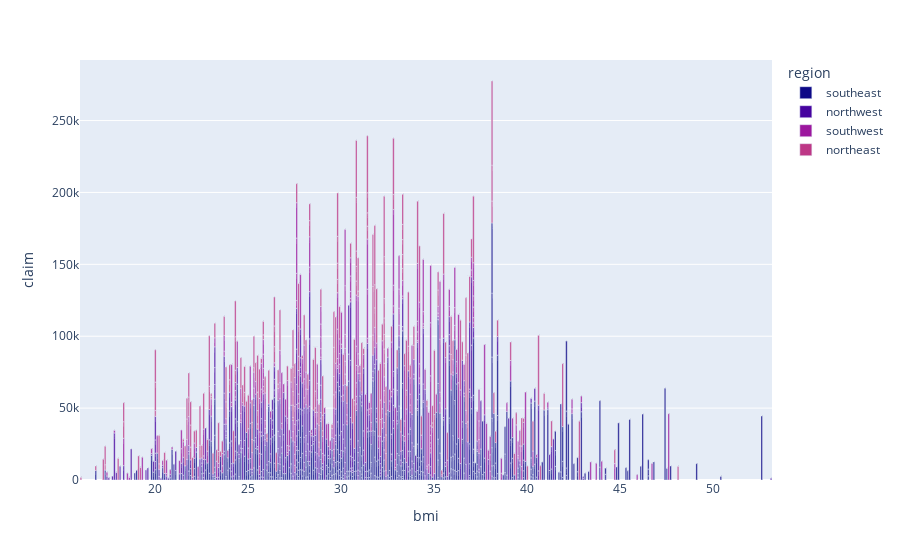

Source (notebook cell):
### Code cell
fig = px.bar(data, x="bmi", y="claim", text="claim", color="region", color_discrete_sequence = px.colors.sequential.Plasma)
fig.show()

### Figure 1 — Plotly figure (JSON) as saved in the notebook; plotly's stock layout.template omitted (floating-point values rounded to 4 significant figures; data arrays with more than 128 entries replaced by an {"elided": "..."} marker saying what was removed)
{"data": [{"alignmentgroup": "True", "hovertemplate": "region=southeast<br>bmi=%{x}<br>claim=%{text}<extra></extra>", "legendgroup": "southeast", "marker": {"color": "#0d0887", "pattern": {"shape": ""}}, "name": "southeast", "offsetgroup": "southeast", "orientation": "v", "showlegend": true, "text": {"elided": "443 float values"}, "textposition": "auto", "type": "bar", "x": {"elided": "443 float values"}, "xaxis": "x", "y": {"elided": "443 float values"}, "yaxis": "y"}, {"alignmentgroup": "True", "hovertemplate": "region=northwest<br>bmi=%{x}<br>claim=%{text}<extra></extra>", "legendgroup": "northwest", "marker": {"color": "#46039f", "pattern": {"shape": ""}}, "name": "northwest", "offsetgroup": "northwest", "orientation": "v", "showlegend": true, "text": {"elided": "349 float values"}, "textposition": "auto", "type": "bar", "x": {"elided": "349 float values"}, "xaxis": "x", "y": {"elided": "349 float values"}, "yaxis": "y"}, {"alignmentgroup": "True", "hovertemplate": "region=southwest<br>bmi=%{x}<br>claim=%{text}<extra></extra>", "legendgroup": "southwest", "marker": {"color": "#9c179e", "pattern": {"shape": ""}}, "name": "southwest", "offsetgroup": "southwest", "orientation": "v", "showlegend": true, "text": {"elided": "314 float values"}, "textposition": "auto", "type": "bar", "x": {"elided": "314 float values"}, "xaxis": "x", "y": {"elided": "314 float values"}, "yaxis": "y"}, {"alignmentgroup": "True", "hovertemplate": "region=northeast<br>bmi=%{x}<br>claim=%{text}<extra></extra>", "legendgroup": "northeast", "marker": {"color": "#bd3786", "pattern": {"shape": ""}}, "name": "northeast", "offsetgroup": "northeast", "orientation": "v", "showlegend": true, "text": {"elided": "231 float values"}, "textposition": "auto", "type": "bar", "x": {"elided": "231 float values"}, "xaxis": "x", "y": {"elided": "231 float values"}, "yaxis": "y"}], "layout": {"barmode": "relative", "legend": {"title": {"text": "region"}, "tracegroupgap": 0}, "margin": {"t": 60}, "xaxis": {"anchor": "y", "domain": [0, 1], "title": {"text": "bmi"}}, "yaxis": {"anchor": "x", "domain": [0, 1], "title": {"text": "claim"}}}}
